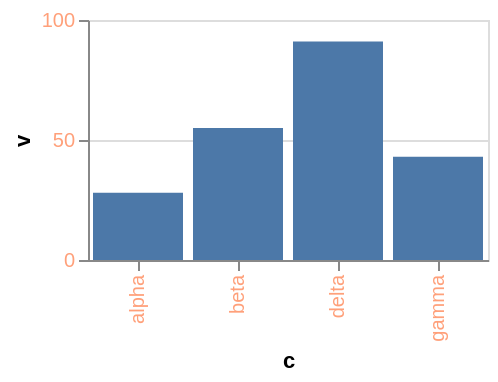

Source (Vega-Lite JSON):
### Vega-Lite specification from a JSON file in a GitHub repository (floating-point values rounded to 4 significant figures)
{"$schema": "https://vega.github.io/schema/vega-lite/v6.json", "width": 200, "height": 120, "data": {"values": [{"c": "alpha", "v": 28, "w": 3, "t": "2024-01-07"}, {"c": "beta", "v": 55, "w": 7, "t": "2024-03-19"}, {"c": "gamma", "v": 43, "w": 5, "t": "2024-06-02"}, {"c": "delta", "v": 91, "w": 9, "t": "2024-09-11"}]}, "mark": "bar", "encoding": {"x": {"field": "c", "type": "nominal"}, "y": {"field": "v", "type": "quantitative"}}, "config": {"axis": {"labelColor": "lightsalmon"}}}
